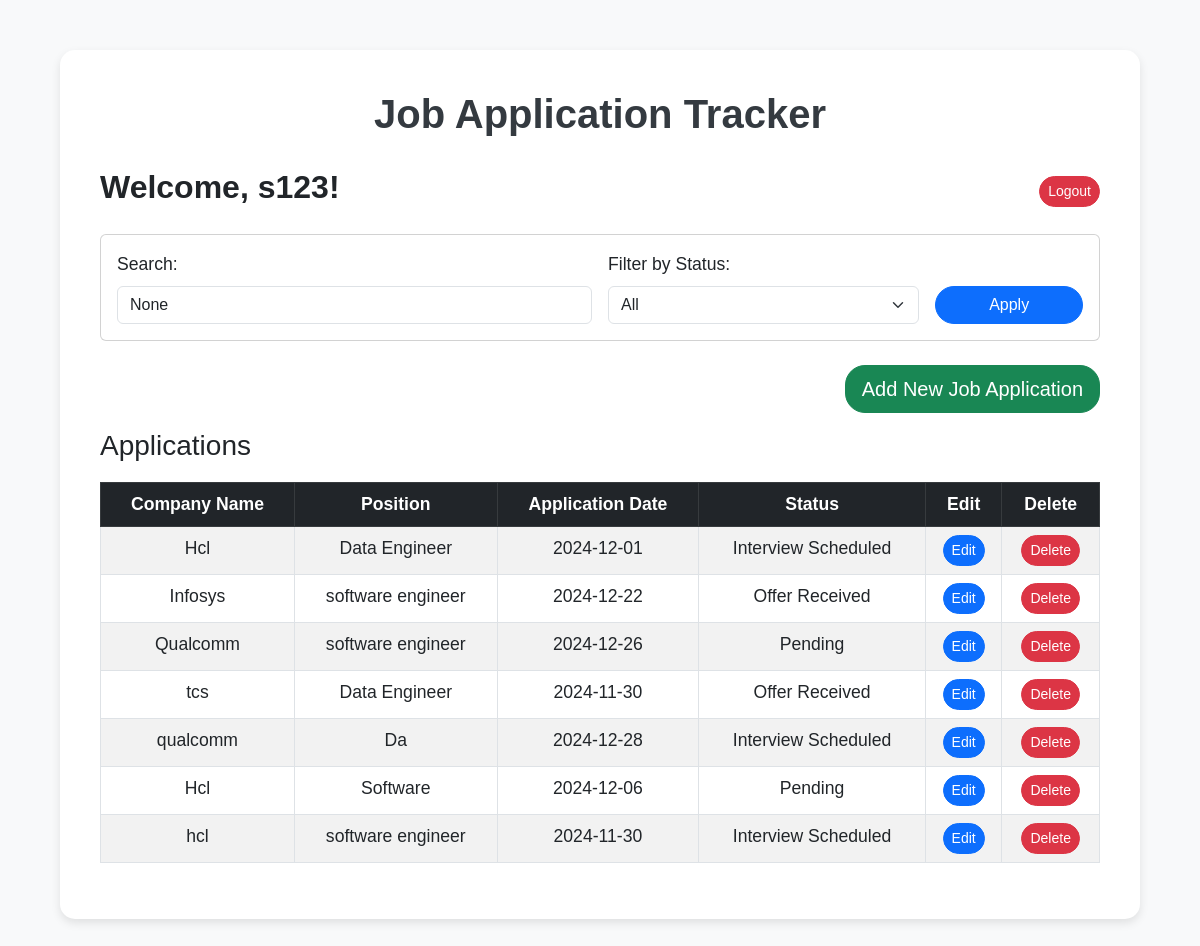
The app's page /dashboard (signed in) with its own data.
### tables this page shows
CREATE TABLE job_applications (
            id INTEGER PRIMARY KEY AUTOINCREMENT,
            user_id INTEGER,
            company_name TEXT NOT NULL,
            position TEXT NOT NULL,
            application_date DATE,
            status TEXT,
            FOREIGN KEY (user_id) REFERENCES users(id)
        );

### app.py (the view)
@app.route('/dashboard', methods=['GET', 'POST'])
def dashboard():
    if 'user_id' not in session:
        flash("Please log in to access the dashboard.")
        return redirect(url_for('login'))
    filter_status = request.args.get('status')
    search_query = request.args.get('query')
    conn = sqlite3.connect('job_tracker.db')
    cursor = conn.cursor()
    query = "SELECT * FROM job_applications WHERE user_id = ?"
    params = [session['user_id']]
    if search_query:
        query += " AND (company_name LIKE ? OR position LIKE ?)"
        params.extend([f'%{search_query}%', f'%{search_query}%'])
    if filter_status:
        query += " AND status = ?"
        params.append(filter_status)
    cursor.execute(query, params)
    applications = cursor.fetchall()
    conn.close()
    return render_template('dashboard.html', applications=applications, filter_status=filter_status, search_query=search_query)

### templates/dashboard.html (shortened to what this page needs)
<!DOCTYPE html>
<html lang="en">
<head>
    <link href="https://cdn.jsdelivr.net/npm/bootstrap@5.3.0/dist/css/bootstrap.min.css" rel="stylesheet">
</head>
<body>
    <div class="dashboard-container">
        <div class="project-header">
            <h1>Job Application Tracker</h1>
        </div>
        <div class="header-row">
            <h2>Welcome, {{ session['username'] }}!</h2>
            <a href="{{ url_for('logout') }}" class="btn btn-danger btn-sm">Logout</a>
        </div>
        <div class="card mb-4">
            <div class="card-body">
                <form method="GET" action="{{ url_for('dashboard') }}" class="row g-3">
                    <div class="col-md-6">
                        <label for="query" class="form-label">Search:</label>
                        <input type="text" name="query" value="{{ search_query }}" placeholder="Search by company or position" class="form-control">
                    </div>
                    <div class="col-md-4">
                        <label for="status" class="form-label">Filter by Status:</label>
                        <select name="status" class="form-select">
                            <option value="">All</option>
                        </select>
                    </div>
                    <div class="col-md-2 align-self-end">
                        <button type="submit" class="btn btn-primary w-100">Apply</button>
                    </div>
                </form>
            </div>
        </div>
        <div class="d-flex justify-content-end mb-3">
            <a href="{{ url_for('add_application') }}" class="btn btn-success btn-lg">Add New Job Application</a>
        </div>
        <h3 class="mb-3">Applications</h3>
        {% if applications %}
        <div class="table-container">
            <table class="table table-bordered table-hover table-striped">
                <thead class="table-dark">
                    <tr>
                        <th>Company Name</th>
                        <th>Position</th>
                        <th>Application Date</th>
                        <th>Status</th>
                        <th>Edit</th>
                        <th>Delete</th>
                    </tr>
                </thead>
                <tbody>
                    {% for application in applications %}
                    <tr>
                        <td>{{ application[2] }}</td>
                        <td>{{ application[3] }}</td>
                        <td>{{ application[4] }}</td>
                        <td>{{ application[5] }}</td>
                        <td>
                            <a href="{{ url_for('edit_application', id=application[0]) }}" class="btn btn-primary btn-sm">Edit</a>
                        </td>
                        <td>
                            <form action="{{ url_for('delete_application', id=application[0]) }}" method="POST" style="display:inline;">
                                <button type="submit" class="btn btn-danger btn-sm" onclick="return confirm('Are you sure you want to delete this application?');">Delete</button>
                            </form>
                        </td>
                    </tr>
                    {% endfor %}
                </tbody>
            </table>
        </div>
        {% else %}
        <div class="alert alert-warning text-center">
            No job applications found.
        </div>
        {% endif %}
    </div>
</body>
</html>

### templates/dashboard.html (style rules this page uses)
body { background-color: #f8f9fa; font-family: Arial, sans-serif; }
.dashboard-container { width: 90%; max-width: 1200px; margin: 50px auto; background: white; padding: 40px; border-radius: 15px; box-shadow: 0 4px 10px rgba(0, 0, 0, 0.1); }
.project-header { text-align: center; margin-bottom: 30px; }
.project-header h1 { font-size: 2.5rem; font-weight: bold; color: #343a40; }
.header-row { display: flex; justify-content: space-between; align-items: center; margin-bottom: 20px; }
.table-container { margin-top: 20px; }
.btn { border-radius: 20px; }
h2 { font-size: 2rem; font-weight: bold; }
label, th, td { font-size: 1.1rem; }
.table th { text-align: center; }
.table td { text-align: center; }

### records on screen
job_applications: company_name "Hcl", position "Data Engineer", application_date "2024-12-01", status "Interview Scheduled"
job_applications: company_name "Infosys", position "software engineer", application_date "2024-12-22", status "Offer Received"
job_applications: company_name "Qualcomm", position "software engineer", application_date "2024-12-26", status "Pending"
job_applications: company_name "tcs", position "Data Engineer", application_date "2024-11-30", status "Offer Received"
job_applications: company_name "qualcomm", position "Da", application_date "2024-12-28", status "Interview Scheduled"
job_applications: company_name "Hcl", position "Software", application_date "2024-12-06", status "Pending"
job_applications: company_name "hcl", position "software engineer", application_date "2024-11-30", status "Interview Scheduled"

### other values on screen
{{ session['username'] }} "s123"
